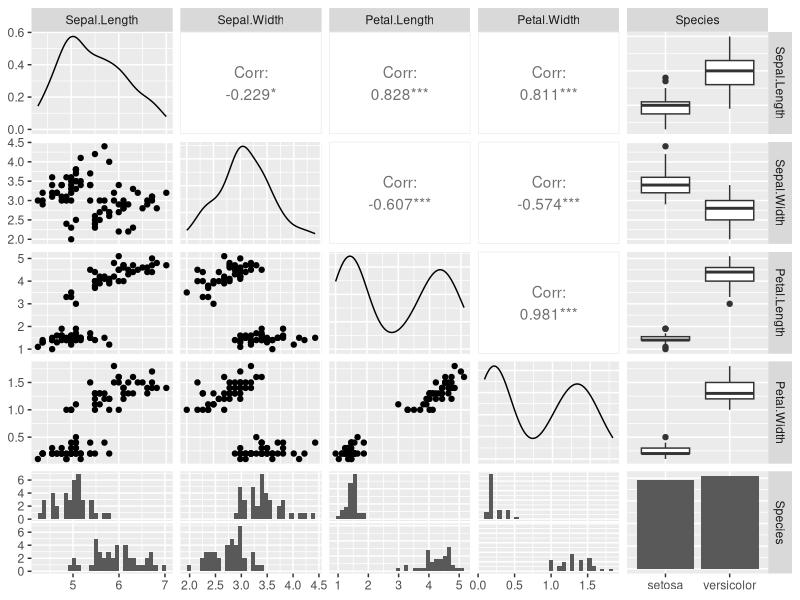
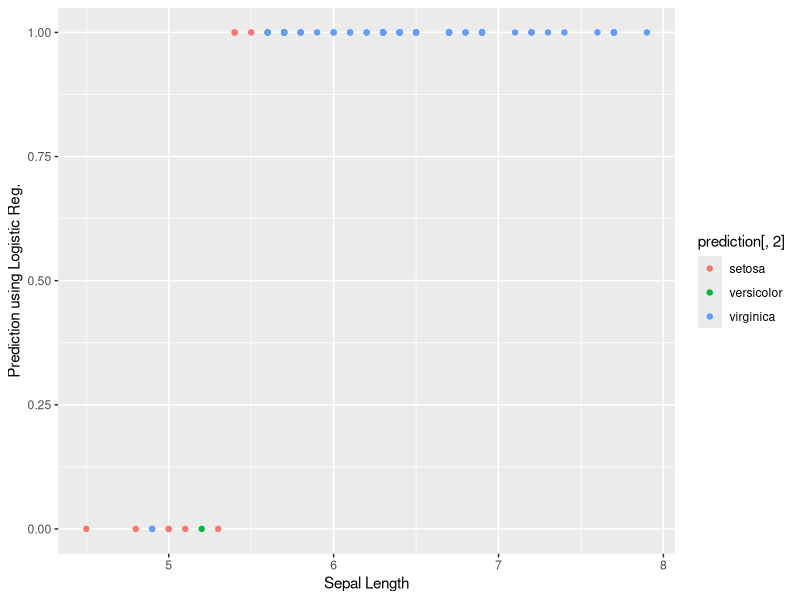

Write the R code that produced these figures, in order.
## ---- chunk 1
library(datasets)
ir_data<- iris
head(ir_data)
## ---- chunk 2

set.seed(100)
samp<-sample(1:100,80)
ir_test<-ir_data[samp,]
ir_ctrl<-ir_data[-samp,]
#install.packages("GGally")
#install.packages("ggplot2")
library(ggplot2)
library(GGally)
ggpairs(ir_test)


## ---- chunk 3


y<-ir_test$Species
x<-ir_test$Sepal.Length
glfit<-glm(y~x, family = 'binomial')
newdata<- data.frame(x=ir_ctrl$Sepal.Length)
predicted_val<-predict(glfit, newdata, type="response")
prediction<-data.frame(ir_ctrl$Sepal.Length, ir_ctrl$Species,predicted_val)
prediction

## ---- chunk 4

qplot(prediction[,1], round(prediction[,3]), col=prediction[,2], xlab = 'Sepal Length', ylab = 'Prediction using Logistic Reg.')

